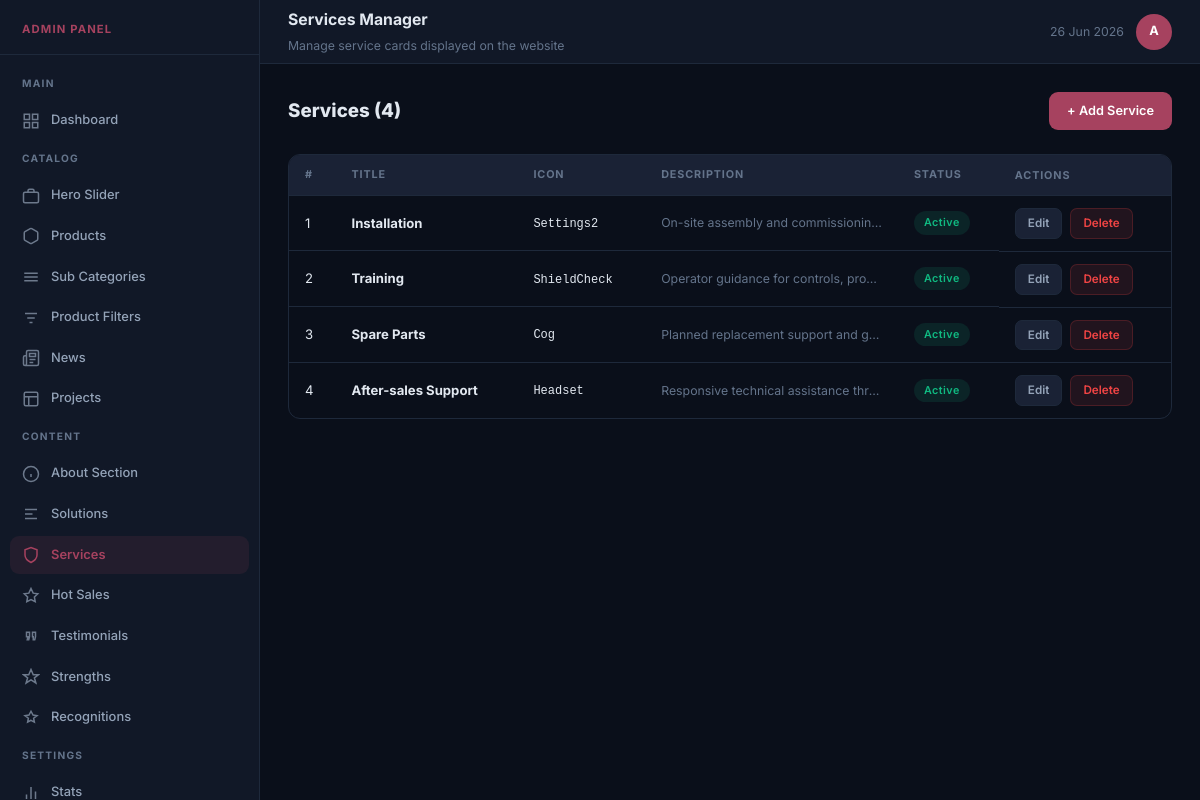
Screenshot of /admin/services.php (signed in) with the database file from the repository.
### tables this page shows
CREATE TABLE `services` (
  `id` int(11) NOT NULL,
  `title` varchar(200) NOT NULL,
  `text` text DEFAULT NULL,
  `icon_name` varchar(100) DEFAULT 'Settings2',
  `sort_order` int(11) DEFAULT 0,
  `is_active` tinyint(1) DEFAULT 1
);

### admin/services.php (the view, shortened to what this page needs)
<?php
require_once __DIR__ . '/layout.php';
$pdo = db();
$list = $pdo->query("SELECT * FROM services ORDER BY sort_order ASC")->fetchAll();
?>
<div class="admin-layout">
<div class="main-content">
<div class="page-body">
<div class="page-header">
  <div><h1>Services (<?= count($list) ?>)</h1></div>
  <a href="?add=1" class="btn btn-primary">+ Add Service</a>
</div>
<div class="table-wrap">
  <table>
    <thead><tr><th>#</th><th>Title</th><th>Icon</th><th>Description</th><th>Status</th><th>Actions</th></tr></thead>
    <tbody>
    <?php foreach ($list as $s): ?>
      <tr>
        <td><?= $s['sort_order'] ?></td>
        <td><strong><?= htmlspecialchars($s['title']) ?></strong></td>
        <td><code style="font-size:0.8rem"><?= htmlspecialchars($s['icon_name']) ?></code></td>
        <td class="truncate text-sm text-muted"><?= htmlspecialchars($s['text']) ?></td>
        <td><span class="td-badge <?= $s['is_active'] ? 'badge-active' : 'badge-inactive' ?>"><?= $s['is_active'] ? 'Active' : 'Hidden' ?></span></td>
        <td class="flex gap-2">
          <a href="?edit=<?= $s['id'] ?>" class="btn btn-sm btn-secondary">Edit</a>
          <a href="?del=<?= $s['id'] ?>" class="btn btn-sm btn-danger" onclick="return confirm('Delete?')">Delete</a>
        </td>
      </tr>
    <?php endforeach; ?>
    </tbody>
  </table>
</div>
</div>
</div>
</div>
</body>
</html>

### admin/assets/admin.css (style rules this page uses)
*, *::before, *::after { box-sizing: border-box; margin: 0; padding: 0; }
:root { --bg: #0a0f1a; --surface: #111827; --surface2: #1a2235; --border: #1e293b; --accent: #a6425f; --accent-dim: rgba(166,66,95,0.12); --text: #e2e8f0; --text-muted: #64748b; --text-dim: #94a3b8; --success: #10b981; --danger: #ef4444; --warning: #c7768c; --sidebar-w: 260px; --radius: 12px; }
html { font-size: 15px; }
body { font-family: 'Inter', system-ui, sans-serif; background: var(--bg); color: var(--text); min-height: 100vh; line-height: 1.6; }
a { color: inherit; text-decoration: none; }
.admin-layout { display: flex; min-height: 100vh; }
.main-content { margin-left: var(--sidebar-w); flex: 1; display: flex; flex-direction: column; min-height: 100vh; }
.page-body { padding: 28px; flex: 1; }
.table-wrap { overflow-x: auto; border-radius: var(--radius); border: 1px solid var(--border); }
table { width: 100%; border-collapse: collapse; font-size: 0.875rem; }
thead { background: var(--surface2); }
th { padding: 11px 16px; text-align: left; font-size: 0.72rem; font-weight: 700; text-transform: uppercase; letter-spacing: 0.08em; color: var(--text-muted); white-space: nowrap; }
td { padding: 12px 16px; border-top: 1px solid var(--border); vertical-align: middle; }
.td-badge { display: inline-block; padding: 3px 10px; border-radius: 99px; font-size: 0.72rem; font-weight: 600; letter-spacing: 0.04em; }
.badge-active { background: rgba(16,185,129,.12); color: var(--success); }
.btn { display: inline-flex; align-items: center; gap: 7px; padding: 9px 18px; border-radius: 9px; font-size: 0.85rem; font-weight: 600; cursor: pointer; border: none; transition: all 0.18s ease; white-space: nowrap; }
.btn-primary { background: var(--accent); color: #fff; }
.btn-secondary { background: var(--surface2); color: var(--text-dim); border: 1px solid var(--border); }
.btn-danger { background: rgba(239,68,68,.1); color: var(--danger); border: 1px solid rgba(239,68,68,.2); }
.btn-sm { padding: 5px 12px; font-size: 0.78rem; border-radius: 7px; }
.page-header { display: flex; align-items: center; justify-content: space-between; margin-bottom: 24px; flex-wrap: wrap; gap: 12px; }
.page-header h1 { font-size: 1.25rem; font-weight: 800; }
.flex { display: flex; }
.gap-2 { gap: 8px; }
.text-muted { color: var(--text-muted); }
.text-sm { font-size: 0.82rem; }
.truncate { overflow: hidden; text-overflow: ellipsis; white-space: nowrap; max-width: 220px; }

### rows the page displays
services: sort_order "1", title "Installation", icon_name "Settings2", text "On-site assembly and commissionin…", is_active "Active"
services: sort_order "2", title "Training", icon_name "ShieldCheck", text "Operator guidance for controls, pro…", is_active "Active"
services: sort_order "3", title "Spare Parts", icon_name "Cog", text "Planned replacement support and g…", is_active "Active"
services: sort_order "4", title "After-sales Support", icon_name "Headset", text "Responsive technical assistance thr…", is_active "Active"

### other values shown
$title "Services Manager"
$subtitle "Manage service cards displayed on the website"
count($list) "4"
